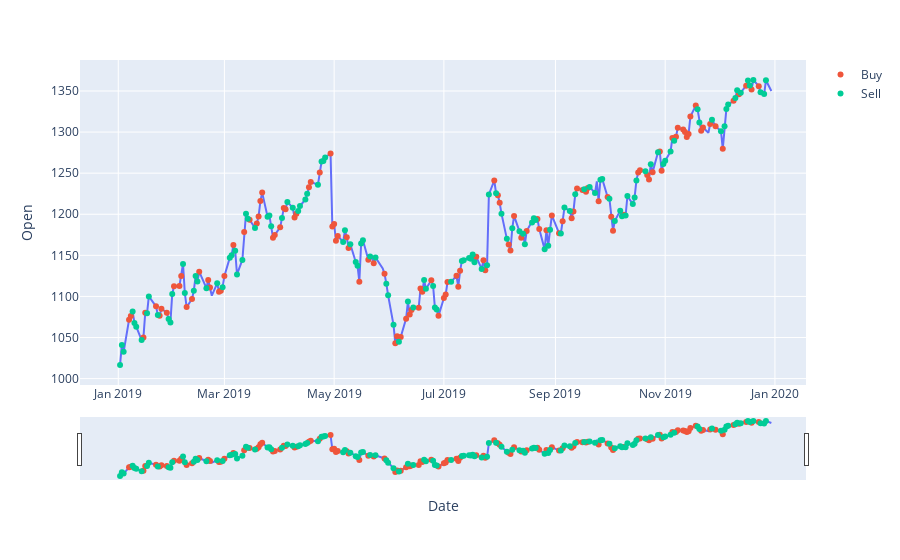

Notebook cell for this chart:
### Code cell
# Using plotly.express
import plotly.express as px
import plotly.graph_objects as go
fig = px.line(te_goog, x='Date', y='Open')
fig.add_trace(go.Scatter(x = buy_date,y = bought_goog_at, mode="markers",showlegend=True,name="Buy"))
fig.add_trace(go.Scatter(x = sell_date,y = sold_goog_at, mode="markers",showlegend=True,name="Sell"))
fig.update_xaxes(rangeslider_visible=True)
fig.show()
